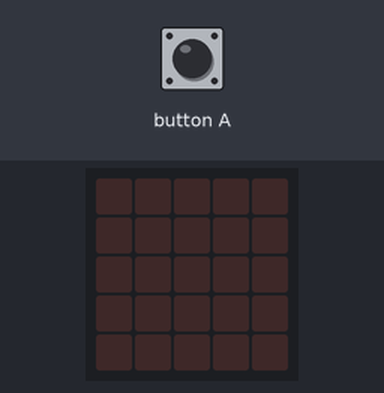
Bench run of a program on a simulated BBC micro:bit (MakeCode). On the bench: the board's 5×5 LED display. The test bench sets the inputs (shaded band).

Above: at 1.2 s.
1.3 s: button A pressed for 0.15 s
At 1.8 s:
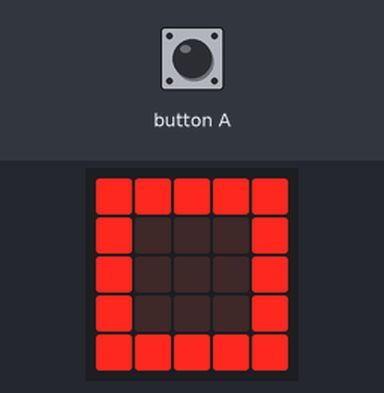
At 8.7 s:
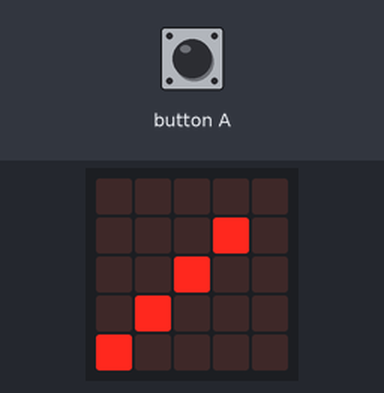
Timing chart, 0 to 10.2 s (numbered marks = the images above; inputs shaded):
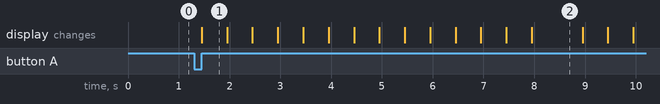

Measured:
- after the input at 1.3 s, the display: changes after 0.15 s (image 1)
- what the display in image 1 shows lasts 0.5 s, from 1.5 s to 2.0 s
- what the display in image 2 shows lasts 1.0 s, from 8.0 s to 9.0 s

The program:

main.ts
```typescript
input.onButtonPressed(Button.A, function () {
    basic.showLeds(`
        # # # # #
        # . . . #
        # . . . #
        # . . . #
        # # # # #
        `)
    basic.pause(100)
    basic.showLeds(`
        . # # # #
        # . . . #
        # . . . #
        # . . . #
        # # # # #
        `)
    basic.pause(100)
    basic.showLeds(`
        . . # # #
        # . . . #
        # . . . #
        # . . . #
        # # # # #
        `)
    basic.pause(100)
    basic.showLeds(`
        . . # # #
        . . . . #
        # . . . #
        # . . . #
        # # # # #
        `)
    basic.pause(100)
    basic.showLeds(`
        . . . # #
        . . . . #
        # . . . #
        # . . . #
        # # # # #
        `)
    basic.pause(100)
    basic.showLeds(`
        . . . # #
        . . . . #
        . . . . #
        # . . . #
        # # # # #
        `)
    basic.pause(100)
    basic.showLeds(`
        . . . . #
        . . . # #
        . . . . #
        # . . . #
        # # # # #
        `)
    basic.pause(100)
    basic.showLeds(`
        . . . . #
        . . . # #
        . . . . #
        . # . . #
        # # # # #
        `)
    basic.pause(100)
    basic.showLeds(`
        . . . . #
        . . . # #
        . . # . #
        . # . . #
        # # # # #
        `)
    basic.pause(100)
    basic.showLeds(`
        . . . . #
        . . . # #
        . . # . #
        . # . . #
        # # # # .
        `)
    basic.pause(100)
    basic.showLeds(`
        . . . . #
        . . . # #
        . . # . #
        . # . . .
        # # # . .
        `)
    basic.pause(100)
    basic.showLeds(`
        . . . . #
        . . . # #
        . . # . .
        . # . . .
        # # . . .
        `)
    basic.pause(100)
    basic.showLeds(`
        . . . . #
        . . . # .
        . . # . .
        . # . . .
        # . . . .
        `)
    basic.pause(100)
    basic.showLeds(`
        . . . . .
        . . . # .
        . . # . .
        . # . . .
        # . . . .
        `)
    basic.pause(100)
    basic.showLeds(`
        . . . . .
        . . . # .
        . . # . .
        . # . . .
        # . . . .
        `)
    basic.pause(100)
    basic.showLeds(`
        . . . . .
        . . . # .
        . . # . .
        . # . . .
        . . . . .
        `)
    basic.pause(100)
    basic.showLeds(`
        . . . . .
        . . . # .
        . . # . .
        . . . . .
        . . . . .
        `)
    basic.pause(100)
    basic.showLeds(`
        . . . . .
        . . . . .
        . . # . .
        . . . . .
        . . . . .
        `)
    basic.pause(100)
    basic.clearScreen()
})
```

test.ts
```typescript
// aquí va el archivo "tests"; esto no se compilará cuando este paquete se utilice como una extensión.
```
